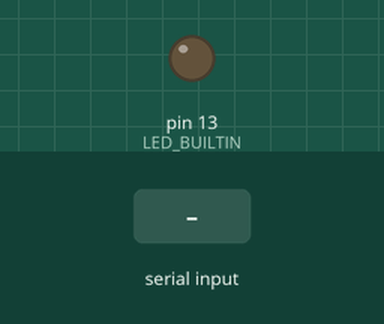
This sketch was run on a simulated Arduino Uno, built with avr-gcc and run on an emulated ATmega328P. On the bench: output pins drawn as LEDs (lit = HIGH). The test bench sets the inputs (shaded band).

Above: at 1.2 s.
1.3 s: "Lat" received over Serial
At 2.7 s:
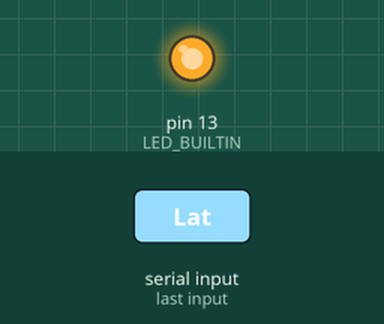
Timing chart, 0 to 4.3 s (numbered marks = the images above; inputs shaded):
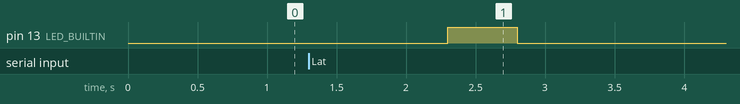

The sketch:

rustReceiver.ino
```cpp
// proof of concept of sending over bits by serial
String incoming;

void setup() {
  // put your setup code here, to run once:
  Serial.begin(19200);
  pinMode(LED_BUILTIN, OUTPUT);
}

void loop() {
  // put your main code here, to run repeatedly:
  incoming = Serial.readString();
  if (incoming.substring(0, 3) == "Lat") { // trigger if reading latitude data
    digitalWrite(LED_BUILTIN, HIGH);
    delay(500);
  } else if (incoming.substring(0, 3) == "Lon") { // trigger if reading longitude data
    digitalWrite(LED_BUILTIN, HIGH);
    delay(500);
  } else if (incoming.substring(0, 3) == "Alt") { // trigger if reading altitude data
    digitalWrite(LED_BUILTIN, HIGH);
  }

  digitalWrite(LED_BUILTIN, LOW);

}
```

Measured:
- after the input at 1.3 s, pin 13 (LED_BUILTIN): LOW → HIGH after 1.0 s, → LOW 0.50 s later
